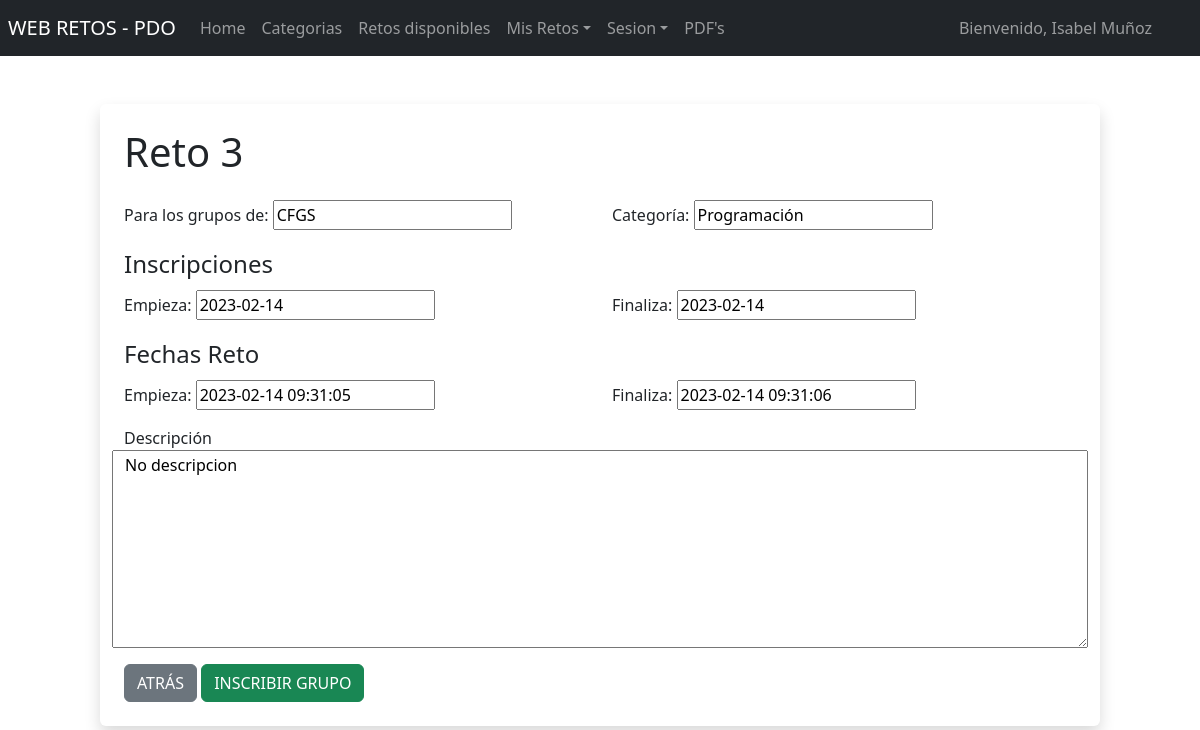
The app's page /index.php?c=reto&a=consultar&id=16 (signed in) with its own data.
### tables this page shows
CREATE TABLE IF NOT EXISTS `profesores` (
  `id` smallint(5) unsigned NOT NULL AUTO_INCREMENT,
  `nombre` varchar(100) NOT NULL,
  `correo` varchar(100) NOT NULL,
  `pass` varchar(255) NOT NULL,
  PRIMARY KEY (`id`),
  UNIQUE KEY `correo` (`correo`),
  UNIQUE KEY `nombre` (`nombre`)
);

CREATE TABLE IF NOT EXISTS `retos` (
  `id` smallint(5) unsigned NOT NULL AUTO_INCREMENT,
  `nombre` varchar(100) NOT NULL,
  `dirigido` varchar(100) NOT NULL,
  `descripcion` varchar(500) DEFAULT NULL,
  `fechaInicioInscripcion` date NOT NULL,
  `fechaFinInscripcion` date NOT NULL,
  `fechaInicioReto` timestamp NOT NULL DEFAULT CURRENT_TIMESTAMP ON UPDATE CURRENT_TIMESTAMP,
  `fechaFinReto` timestamp NOT NULL DEFAULT CURRENT_TIMESTAMP ON UPDATE CURRENT_TIMESTAMP,
  `fechaPublicacion` timestamp NOT NULL DEFAULT CURRENT_TIMESTAMP ON UPDATE CURRENT_TIMESTAMP,
  `publicado` bit(1) NOT NULL DEFAULT b'0',
  `idProfesor` smallint(5) unsigned NOT NULL,
  `idCategoria` tinyint(3) unsigned NOT NULL,
  PRIMARY KEY (`id`),
  KEY `FK_Profesor` (`idProfesor`),
  KEY `FK_Categoria` (`idCategoria`),
  CONSTRAINT `FK_Categoria` FOREIGN KEY (`idCategoria`) REFERENCES `categorias` (`id`),
  CONSTRAINT `FK_Profesor` FOREIGN KEY (`idProfesor`) REFERENCES `profesores` (`id`)
);

CREATE TABLE IF NOT EXISTS `categorias` (
  `id` tinyint(3) unsigned NOT NULL AUTO_INCREMENT,
  `nombre` varchar(100) NOT NULL,
  PRIMARY KEY (`id`),
  UNIQUE KEY `nombreCategoria` (`nombre`) USING BTREE
);

### controlador/controladorreto.php (called while the page is built, shortened)
<?php
require_once 'modelo/reto.php';
require_once 'modelo/categoria.php';
require_once 'modelo/profesor.php';
class ControladorReto
{
    private $modeloreto;
    private $modelocategorias;
    private $modeloprofesores;
    public function __construct()
    {
        $this->modeloreto = new Reto();
        $this->modelocategorias = new Categoria();
        $this->modeloprofesores = new Profesor();
    }
    public function consultar()
    {
        $idProfesor = $_SESSION['user'];
        $profesor = $this->modeloprofesores->obtenerNombre($idProfesor);
        $idReto = $_GET['id'];
        $reto = $this->modeloreto->obtener($idReto);
        $categoria = $this->modelocategorias->obtener($reto->idCategoria);
        require_once 'vista/headeruser.php';
        require_once 'vista/reto/retoconsultar.php';
    }
}

### conexion/conexion.php (called while the page is built, shortened)
<?php
class Conexion
{
    public static function conectar()
    {
        $pdo = new PDO('mysql:host=' . DB_HOST . ';dbname=' . DB . ';charset=' . CHARSET, DB_USER, DB_PASS);
        $pdo->setAttribute(PDO::ATTR_ERRMODE, PDO::ERRMODE_EXCEPTION);
        return $pdo;
    }
}

### modelo/profesor.php (called while the page is built, shortened)
<?php
class Profesor
{
    private $conexion;
    public function __construct()
    {
        try {
            $this->conexion = Conexion::conectar();
        } catch (Exception $e) {
            die($e->getMessage());
        }
    }
    public function obtenerNombre($id)
    {
        try {
            $consulta = $this->conexion->prepare("SELECT * FROM profesores WHERE id = ?");
            $consulta->execute([$id]);
            return $consulta->fetch(PDO::FETCH_OBJ);
        } catch (Exception $e) {
            die($e->getMessage());
        }
    }
}

### modelo/reto.php (called while the page is built, shortened)
<?php
class Reto
{
    private $conexion;
    public function __construct()
    {
        try {
            $this->conexion = Conexion::conectar();
        } catch (Exception $e) {
            die($e->getMessage());
        }
    }
    public function obtener($id)
    {
        try {
            $consulta = $this->conexion->prepare("SELECT * FROM retos WHERE id = ?");
            $consulta->execute([$id]);
            return $consulta->fetch(PDO::FETCH_OBJ);
        } catch (Exception $e) {
            die($e->getMessage());
        }
    }
}

### modelo/categoria.php (called while the page is built, shortened)
<?php
class Categoria
{
    private $conexion;
    public function __construct()
    {
        try {
            $this->conexion = Conexion::conectar();
        } catch (Exception $e) {
            die($e->getMessage());
        }
    }
    public function obtener($id)
    {
        try {
            $consulta = $this->conexion->prepare("SELECT * FROM categorias WHERE id = ?");
            $consulta->execute([$id]);
            return $consulta->fetch(PDO::FETCH_OBJ);
        } catch (Exception $e) {
            die($e->getMessage());
        }
    }
}

### vista/reto/retoconsultar.php (the view, shortened to what this page needs)
<div class="container box col-10 shadow p-4 mb-5 rounded">
    <div class="row mb-3">
        <h1><?php echo $reto->nombre ?></h1>
    </div>
    <div class="row mb-3">
        <div class="col">
            <label>Para los grupos de:</label>
            <input type="text" value="<?php echo $reto->dirigido ?>" readonly>
        </div>
        <div class="col">
            <label>Categoría:</label>
            <input type="text" value="<?php echo $categoria->nombre ?>" readonly>
        </div>
    </div>
    <div class="row mb-3">
        <legend>Inscripciones</legend>
        <div class="col">
            <label>Empieza:</label>
            <input type="text" value="<?php echo $reto->fechaInicioInscripcion ?>" readonly>
        </div>
        <div class="col">
            <label>Finaliza:</label>
            <input type="text" value="<?php echo $reto->fechaFinInscripcion ?>" readonly>
        </div>
    </div>
    <div class="row mb-3">
        <legend>Fechas Reto</legend>
        <div class="col">
            <label>Empieza:</label>
            <input type="text" value="<?php echo $reto->fechaInicioReto ?>" readonly>
        </div>
        <div class="col">
            <label>Finaliza:</label>
            <input type="text" value="<?php echo $reto->fechaFinReto ?>" readonly>
        </div>
    </div>
    <div class="row mb-3">
        <label>Descripción</label>
        <textarea name="" id="" rows="8" readonly><?php echo $reto->descripcion ?></textarea>
    </div>
    <button class="btn btn-secondary" id="btnAtras">ATRÁS</button>
    <button class="btn btn-success" id="btnAtras">INSCRIBIR GRUPO</button>
</div>
</body>
</html>

### vista/headeruser.php (shortened to what this page needs)
<!DOCTYPE html>
<html lang="es">
<head>
    <link href="https://cdn.jsdelivr.net/npm/bootstrap@5.3.0-alpha1/dist/css/bootstrap.min.css" rel="stylesheet">
    <link rel="stylesheet" href="https://cdn.jsdelivr.net/npm/bootstrap-icons@1.10.3/font/bootstrap-icons.css">
    <link rel="stylesheet" href="assets/css/styles.css">
</head>
<body>
    <nav class="navbar navbar-dark bg-dark navbar-expand-lg mb-5">
        <a class="navbar-brand ms-2 mx-3">WEB RETOS - PDO</a>
        <div class="collapse navbar-collapse" id="navbarSupportedContent">
            <ul class="navbar-nav me-auto">
                <li class="nav-item active">
                    <a class="nav-link" href="index.php">Home</a>
                </li>
                <li class="nav-item">
                    <a class="nav-link" href="?c=categoria">Categorias</a>
                </li>
                <li class="nav-item">
                    <a class="nav-link" href="?c=reto">Retos disponibles</a>
                </li>
                <li class="nav-item dropdown">
                    <a class="nav-link dropdown-toggle" data-bs-toggle="dropdown" role="button" aria-expanded="false">Mis Retos</a>
                </li>
                <li class="nav-item dropdown">
                    <a class="nav-link dropdown-toggle" data-bs-toggle="dropdown" role="button" aria-expanded="false">Sesion</a>
                </li>
                <li class="nav-item">
                    <a class="nav-link" href="?c=pdf">PDF's</a>
                </li>
            </ul>
            <span class="navbar-text mx-5"><?php echo $profesor != null ? 'Bienvenido, ' . $profesor->nombre : 'Estoy en INDEX'; ?></span>
        </div>
    </nav>

### records on screen
profesores: nombre "Isabel Muñoz"
retos: nombre "Reto 3", dirigido "CFGS", fechaInicioInscripcion "2023-02-14", fechaFinInscripcion "2023-02-14", fechaInicioReto "2023-02-14 09:31:05", fechaFinReto "2023-02-14 09:31:06", descripcion "No descripcion"
categorias: nombre "Programación"
